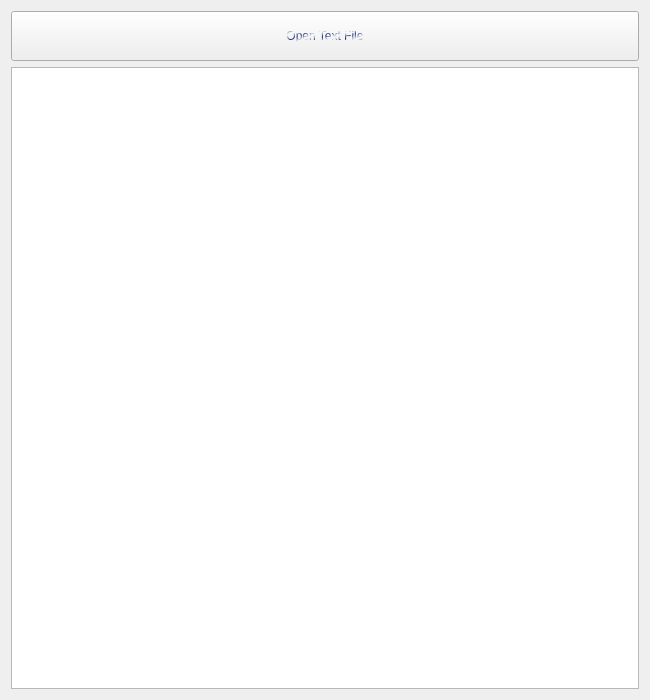
<?xml version="1.0" encoding="UTF-8"?>
<ui version="4.0">
 <class>Pdfveiw</class>
 <widget class="QWidget" name="Pdfveiw">
  <property name="geometry">
   <rect>
    <x>0</x>
    <y>0</y>
    <width>650</width>
    <height>700</height>
   </rect>
  </property>
  <property name="minimumSize">
   <size>
    <width>650</width>
    <height>700</height>
   </size>
  </property>
  <property name="windowTitle">
   <string>Form</string>
  </property>
  <property name="styleSheet">
   <string notr="true">background-image: url(:/res/bg3.png);
border-image: url(:/res/bg5.png);</string>
  </property>
  <layout class="QGridLayout" name="gridLayout">
   <item row="0" column="0">
    <widget class="QPushButton" name="pushButton">
     <property name="minimumSize">
      <size>
       <width>0</width>
       <height>50</height>
      </size>
     </property>
     <property name="styleSheet">
      <string notr="true">color: qlineargradient(spread:reflect, x1:0.539773, y1:0.454545, x2:0.517, y2:1, stop:0 rgba(30, 48, 115, 255), stop:1 rgba(255, 255, 255, 255));
font: 700 26pt &quot;Script&quot;;</string>
     </property>
     <property name="text">
      <string>Open Text File</string>
     </property>
    </widget>
   </item>
   <item row="1" column="0">
    <widget class="QTextBrowser" name="textBrowser">
     <property name="styleSheet">
      <string notr="true">background-image: url(:/res/bg5.png);
font: 24pt &quot;Segoe Script&quot;;
color: rgb(255, 255, 255);</string>
     </property>
    </widget>
   </item>
  </layout>
 </widget>
 <resources/>
 <connections/>
</ui>
